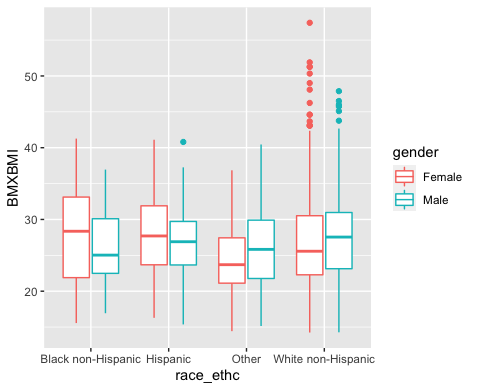

Generate this figure with R:
## ggplot2 -- boxplot

library(ggplot2)

ggplot(data=nhanes)+
  geom_jitter(mapping=aes(x=gender, y=BMXBMI))

ggplot(data=nhanes)+
  geom_boxplot(mapping=aes(x=race_ethc, y=BMXBMI, color=gender))
